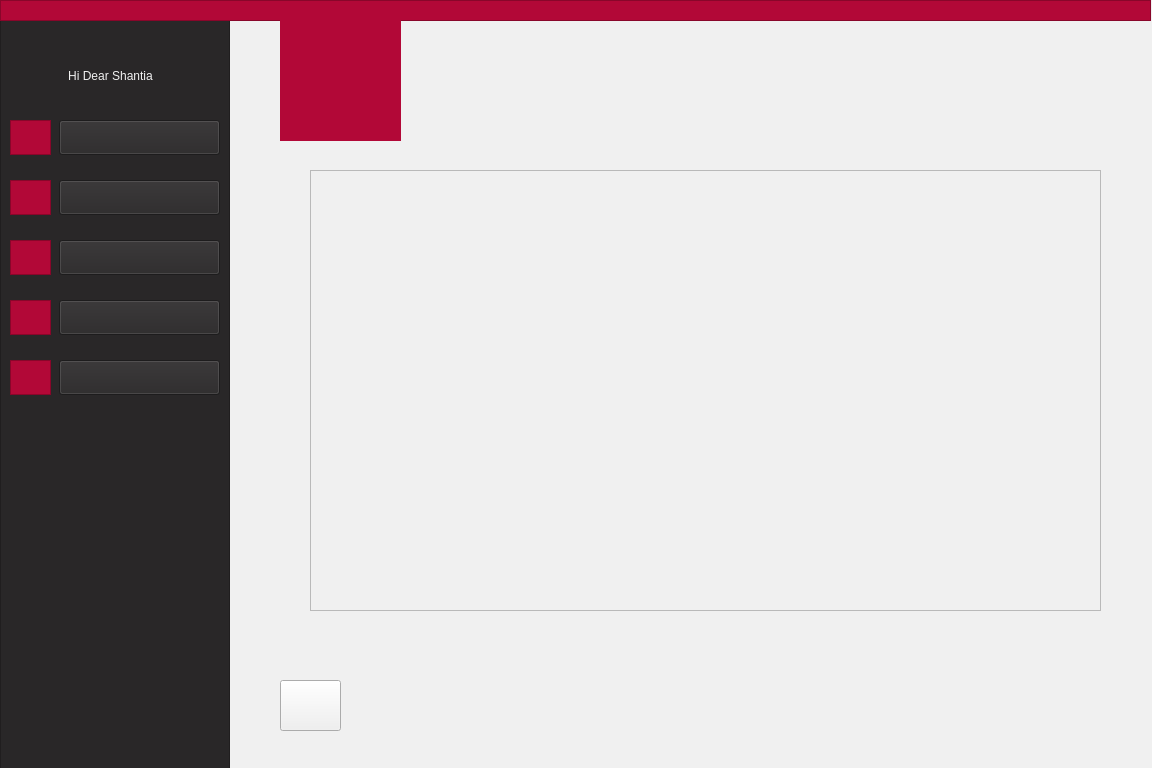
<?xml version="1.0" encoding="UTF-8"?>
<ui version="4.0">
 <class>AdminClassInfo</class>
 <widget class="QWidget" name="AdminClassInfo">
  <property name="geometry">
   <rect>
    <x>0</x>
    <y>0</y>
    <width>1152</width>
    <height>768</height>
   </rect>
  </property>
  <property name="minimumSize">
   <size>
    <width>1152</width>
    <height>768</height>
   </size>
  </property>
  <property name="windowTitle">
   <string>Form</string>
  </property>
  <property name="styleSheet">
   <string notr="true">background-color: rgb(240, 240, 240);</string>
  </property>
  <widget class="QFrame" name="frame_2">
   <property name="geometry">
    <rect>
     <x>0</x>
     <y>20</y>
     <width>230</width>
     <height>768</height>
    </rect>
   </property>
   <property name="styleSheet">
    <string notr="true">background-color: rgb(41, 39, 40);
border-color: rgb(41, 39, 40);</string>
   </property>
   <property name="frameShape">
    <enum>QFrame::StyledPanel</enum>
   </property>
   <property name="frameShadow">
    <enum>QFrame::Raised</enum>
   </property>
   <widget class="QPushButton" name="pushButton">
    <property name="geometry">
     <rect>
      <x>59</x>
      <y>100</y>
      <width>161</width>
      <height>35</height>
     </rect>
    </property>
    <property name="styleSheet">
     <string notr="true">font: 11pt &quot;Montserrat&quot;;
</string>
    </property>
    <property name="text">
     <string/>
    </property>
   </widget>
   <widget class="QPushButton" name="pushButton_3">
    <property name="geometry">
     <rect>
      <x>59</x>
      <y>160</y>
      <width>161</width>
      <height>35</height>
     </rect>
    </property>
    <property name="styleSheet">
     <string notr="true">font: 11pt &quot;Montserrat&quot;;
</string>
    </property>
    <property name="text">
     <string/>
    </property>
   </widget>
   <widget class="QPushButton" name="pushButton_4">
    <property name="geometry">
     <rect>
      <x>59</x>
      <y>220</y>
      <width>161</width>
      <height>35</height>
     </rect>
    </property>
    <property name="styleSheet">
     <string notr="true">font: 11pt &quot;Montserrat&quot;;
</string>
    </property>
    <property name="text">
     <string/>
    </property>
   </widget>
   <widget class="QFrame" name="frame_3">
    <property name="geometry">
     <rect>
      <x>10</x>
      <y>100</y>
      <width>41</width>
      <height>35</height>
     </rect>
    </property>
    <property name="styleSheet">
     <string notr="true">background-color: rgb(178, 8, 55);
border-color: rgb(178, 8, 55);</string>
    </property>
    <property name="frameShape">
     <enum>QFrame::StyledPanel</enum>
    </property>
    <property name="frameShadow">
     <enum>QFrame::Raised</enum>
    </property>
    <widget class="QLabel" name="label_6">
     <property name="geometry">
      <rect>
       <x>5</x>
       <y>1</y>
       <width>31</width>
       <height>31</height>
      </rect>
     </property>
     <property name="styleSheet">
      <string notr="true"/>
     </property>
     <property name="text">
      <string/>
     </property>
     <property name="pixmap">
      <pixmap resource="icon.qrc">:/icon/profile.png</pixmap>
     </property>
     <property name="scaledContents">
      <bool>true</bool>
     </property>
    </widget>
   </widget>
   <widget class="QFrame" name="frame_6">
    <property name="geometry">
     <rect>
      <x>10</x>
      <y>160</y>
      <width>41</width>
      <height>35</height>
     </rect>
    </property>
    <property name="styleSheet">
     <string notr="true">background-color: rgb(178, 8, 55);
border-color: rgb(178, 8, 55);</string>
    </property>
    <property name="frameShape">
     <enum>QFrame::StyledPanel</enum>
    </property>
    <property name="frameShadow">
     <enum>QFrame::Raised</enum>
    </property>
    <widget class="QLabel" name="label_7">
     <property name="geometry">
      <rect>
       <x>5</x>
       <y>3</y>
       <width>31</width>
       <height>31</height>
      </rect>
     </property>
     <property name="text">
      <string/>
     </property>
     <property name="pixmap">
      <pixmap resource="icon.qrc">:/icon/add-user.png</pixmap>
     </property>
     <property name="scaledContents">
      <bool>true</bool>
     </property>
    </widget>
   </widget>
   <widget class="QFrame" name="frame_7">
    <property name="geometry">
     <rect>
      <x>10</x>
      <y>220</y>
      <width>41</width>
      <height>35</height>
     </rect>
    </property>
    <property name="styleSheet">
     <string notr="true">background-color: rgb(178, 8, 55);
border-color: rgb(178, 8, 55);</string>
    </property>
    <property name="frameShape">
     <enum>QFrame::StyledPanel</enum>
    </property>
    <property name="frameShadow">
     <enum>QFrame::Raised</enum>
    </property>
    <widget class="QLabel" name="label_11">
     <property name="geometry">
      <rect>
       <x>5</x>
       <y>3</y>
       <width>31</width>
       <height>31</height>
      </rect>
     </property>
     <property name="text">
      <string/>
     </property>
     <property name="pixmap">
      <pixmap resource="icon.qrc">:/icon/upload-mail.png</pixmap>
     </property>
     <property name="scaledContents">
      <bool>true</bool>
     </property>
    </widget>
   </widget>
   <widget class="QLabel" name="label_2">
    <property name="geometry">
     <rect>
      <x>20</x>
      <y>40</y>
      <width>181</width>
      <height>31</height>
     </rect>
    </property>
    <property name="styleSheet">
     <string notr="true">font: 11pt &quot;Montserrat&quot;;
color: rgb(240, 240, 240);</string>
    </property>
    <property name="text">
     <string>Hi Dear Shantia</string>
    </property>
    <property name="alignment">
     <set>Qt::AlignCenter</set>
    </property>
   </widget>
   <widget class="QLabel" name="label_3">
    <property name="geometry">
     <rect>
      <x>100</x>
      <y>100</y>
      <width>81</width>
      <height>30</height>
     </rect>
    </property>
    <property name="autoFillBackground">
     <bool>false</bool>
    </property>
    <property name="styleSheet">
     <string notr="true">font: 11pt &quot;Montserrat&quot;;
color: rgb(240, 240, 240);</string>
    </property>
    <property name="lineWidth">
     <number>0</number>
    </property>
    <property name="text">
     <string>Profile</string>
    </property>
    <property name="alignment">
     <set>Qt::AlignCenter</set>
    </property>
   </widget>
   <widget class="QLabel" name="label_5">
    <property name="geometry">
     <rect>
      <x>90</x>
      <y>160</y>
      <width>111</width>
      <height>30</height>
     </rect>
    </property>
    <property name="styleSheet">
     <string notr="true">font: 11pt &quot;Montserrat&quot;;
color: rgb(240, 240, 240);</string>
    </property>
    <property name="text">
     <string>Add People</string>
    </property>
    <property name="alignment">
     <set>Qt::AlignCenter</set>
    </property>
   </widget>
   <widget class="QLabel" name="label_8">
    <property name="geometry">
     <rect>
      <x>70</x>
      <y>220</y>
      <width>141</width>
      <height>30</height>
     </rect>
    </property>
    <property name="styleSheet">
     <string notr="true">font: 11pt &quot;Montserrat&quot;;
color: rgb(240, 240, 240);</string>
    </property>
    <property name="text">
     <string>Send Assertion</string>
    </property>
    <property name="alignment">
     <set>Qt::AlignCenter</set>
    </property>
   </widget>
   <widget class="QPushButton" name="pushButton_7">
    <property name="geometry">
     <rect>
      <x>59</x>
      <y>280</y>
      <width>161</width>
      <height>35</height>
     </rect>
    </property>
    <property name="styleSheet">
     <string notr="true">font: 11pt &quot;Montserrat&quot;;
</string>
    </property>
    <property name="text">
     <string/>
    </property>
   </widget>
   <widget class="QFrame" name="frame_8">
    <property name="geometry">
     <rect>
      <x>10</x>
      <y>280</y>
      <width>41</width>
      <height>35</height>
     </rect>
    </property>
    <property name="styleSheet">
     <string notr="true">background-color: rgb(178, 8, 55);
border-color: rgb(178, 8, 55);</string>
    </property>
    <property name="frameShape">
     <enum>QFrame::StyledPanel</enum>
    </property>
    <property name="frameShadow">
     <enum>QFrame::Raised</enum>
    </property>
    <widget class="QLabel" name="label_12">
     <property name="geometry">
      <rect>
       <x>5</x>
       <y>3</y>
       <width>31</width>
       <height>31</height>
      </rect>
     </property>
     <property name="text">
      <string/>
     </property>
     <property name="pixmap">
      <pixmap resource="classIcon.qrc">:/classIcon/icons8-class-50.png</pixmap>
     </property>
     <property name="scaledContents">
      <bool>true</bool>
     </property>
    </widget>
   </widget>
   <widget class="QLabel" name="label_18">
    <property name="geometry">
     <rect>
      <x>95</x>
      <y>280</y>
      <width>101</width>
      <height>20</height>
     </rect>
    </property>
    <property name="styleSheet">
     <string notr="true">font: 11pt &quot;Montserrat&quot;;
color: rgb(240, 240, 240);</string>
    </property>
    <property name="text">
     <string>Add CLass</string>
    </property>
   </widget>
   <widget class="QPushButton" name="pushButton_6">
    <property name="geometry">
     <rect>
      <x>59</x>
      <y>340</y>
      <width>161</width>
      <height>35</height>
     </rect>
    </property>
    <property name="styleSheet">
     <string notr="true">font: 11pt &quot;Montserrat&quot;;
</string>
    </property>
    <property name="text">
     <string/>
    </property>
   </widget>
   <widget class="QFrame" name="frame_9">
    <property name="geometry">
     <rect>
      <x>10</x>
      <y>340</y>
      <width>41</width>
      <height>35</height>
     </rect>
    </property>
    <property name="styleSheet">
     <string notr="true">background-color: rgb(178, 8, 55);
border-color: rgb(178, 8, 55);</string>
    </property>
    <property name="frameShape">
     <enum>QFrame::StyledPanel</enum>
    </property>
    <property name="frameShadow">
     <enum>QFrame::Raised</enum>
    </property>
    <widget class="QLabel" name="label_13">
     <property name="geometry">
      <rect>
       <x>5</x>
       <y>3</y>
       <width>31</width>
       <height>31</height>
      </rect>
     </property>
     <property name="text">
      <string/>
     </property>
     <property name="pixmap">
      <pixmap resource="icon.qrc">:/icon/information.png</pixmap>
     </property>
     <property name="scaledContents">
      <bool>true</bool>
     </property>
    </widget>
   </widget>
   <widget class="QLabel" name="label_15">
    <property name="geometry">
     <rect>
      <x>60</x>
      <y>340</y>
      <width>161</width>
      <height>30</height>
     </rect>
    </property>
    <property name="styleSheet">
     <string notr="true">font: 11pt &quot;Montserrat&quot;;
color: rgb(240, 240, 240);</string>
    </property>
    <property name="text">
     <string>Class Information</string>
    </property>
    <property name="alignment">
     <set>Qt::AlignCenter</set>
    </property>
   </widget>
   <zorder>frame_6</zorder>
   <zorder>frame_7</zorder>
   <zorder>label_2</zorder>
   <zorder>label_3</zorder>
   <zorder>label_5</zorder>
   <zorder>label_8</zorder>
   <zorder>frame_3</zorder>
   <zorder>pushButton</zorder>
   <zorder>pushButton_3</zorder>
   <zorder>pushButton_4</zorder>
   <zorder>frame_8</zorder>
   <zorder>label_18</zorder>
   <zorder>pushButton_7</zorder>
   <zorder>frame_9</zorder>
   <zorder>label_15</zorder>
   <zorder>pushButton_6</zorder>
  </widget>
  <widget class="QFrame" name="frame">
   <property name="geometry">
    <rect>
     <x>0</x>
     <y>0</y>
     <width>1151</width>
     <height>21</height>
    </rect>
   </property>
   <property name="styleSheet">
    <string notr="true">background-color: rgb(178, 8, 55);
border-color: rgb(178, 8, 55);</string>
   </property>
   <property name="frameShape">
    <enum>QFrame::StyledPanel</enum>
   </property>
   <property name="frameShadow">
    <enum>QFrame::Raised</enum>
   </property>
  </widget>
  <widget class="QLabel" name="label_9">
   <property name="geometry">
    <rect>
     <x>285</x>
     <y>20</y>
     <width>111</width>
     <height>111</height>
    </rect>
   </property>
   <property name="styleSheet">
    <string notr="true">background-color: rgb(178, 8, 55);</string>
   </property>
   <property name="text">
    <string/>
   </property>
   <property name="pixmap">
    <pixmap resource="pictures.qrc">:/logo/filename.jpg</pixmap>
   </property>
   <property name="scaledContents">
    <bool>true</bool>
   </property>
  </widget>
  <widget class="QLabel" name="label">
   <property name="geometry">
    <rect>
     <x>280</x>
     <y>20</y>
     <width>121</width>
     <height>121</height>
    </rect>
   </property>
   <property name="styleSheet">
    <string notr="true">background-color: rgb(178, 8, 55);
border-color: rgb(178, 8, 55);
</string>
   </property>
   <property name="text">
    <string/>
   </property>
   <property name="pixmap">
    <pixmap>:/AjaxLogo/filename.jpg</pixmap>
   </property>
   <property name="scaledContents">
    <bool>true</bool>
   </property>
   <property name="alignment">
    <set>Qt::AlignCenter</set>
   </property>
  </widget>
  <widget class="QScrollArea" name="scrollArea">
   <property name="geometry">
    <rect>
     <x>310</x>
     <y>170</y>
     <width>791</width>
     <height>441</height>
    </rect>
   </property>
   <property name="widgetResizable">
    <bool>true</bool>
   </property>
   <widget class="QWidget" name="scrollAreaWidgetContents">
    <property name="geometry">
     <rect>
      <x>0</x>
      <y>0</y>
      <width>789</width>
      <height>439</height>
     </rect>
    </property>
    <layout class="QVBoxLayout" name="verticalLayout_3">
     <item>
      <layout class="QVBoxLayout" name="verticalLayout_2"/>
     </item>
    </layout>
   </widget>
  </widget>
  <widget class="QPushButton" name="backToMenu">
   <property name="geometry">
    <rect>
     <x>280</x>
     <y>680</y>
     <width>61</width>
     <height>51</height>
    </rect>
   </property>
   <property name="text">
    <string/>
   </property>
  </widget>
  <widget class="QLabel" name="label_14">
   <property name="geometry">
    <rect>
     <x>280</x>
     <y>680</y>
     <width>41</width>
     <height>46</height>
    </rect>
   </property>
   <property name="styleSheet">
    <string>font: 9pt &quot;Montserrat&quot;;
color: rgb(178, 8, 55);</string>
   </property>
   <property name="text">
    <string/>
   </property>
   <property name="pixmap">
    <pixmap resource="arrowIcon.qrc">:/new/prefix1/icons8-left-arrow-50.png</pixmap>
   </property>
   <property name="scaledContents">
    <bool>true</bool>
   </property>
  </widget>
  <zorder>frame_2</zorder>
  <zorder>frame</zorder>
  <zorder>label</zorder>
  <zorder>label_9</zorder>
  <zorder>scrollArea</zorder>
  <zorder>label_14</zorder>
  <zorder>backToMenu</zorder>
 </widget>
 <resources>
  <include location="arrowIcon.qrc"/>
  <include location="classIcon.qrc"/>
  <include location="icon.qrc"/>
  <include location="pictures.qrc"/>
 </resources>
 <connections/>
</ui>
